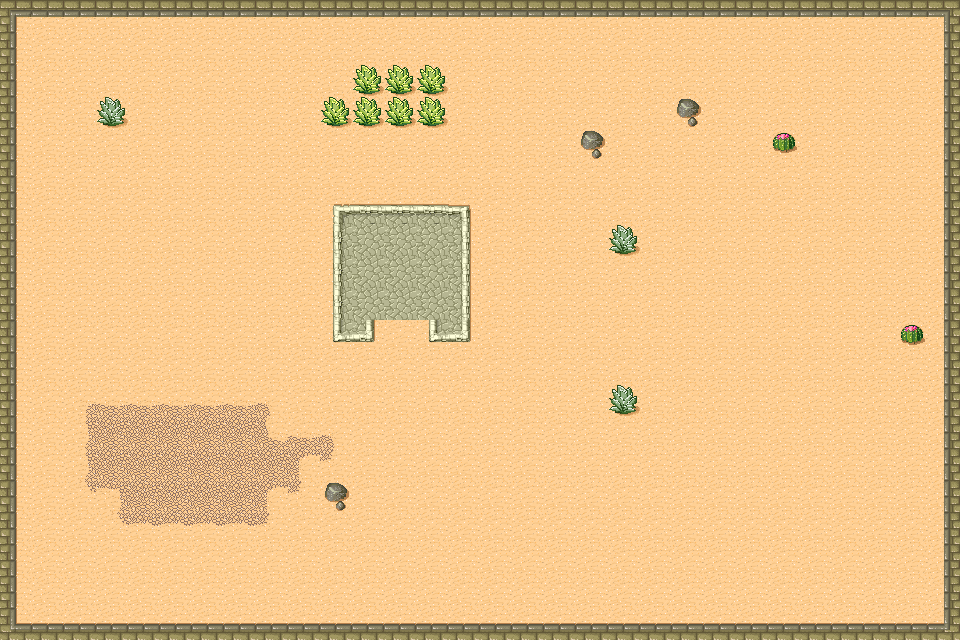

A level layout from a 2D game, rendered from its tile map. Below: a short description, then the map file with tile-grid data replaced by summaries:
An orthogonal 30x20 tile map with 32x32 px tiles, 2 tile layers (block, terrain), 2 tilesets.

<map version="1.0" orientation="orthogonal" renderorder="right-down" width="30" height="20" tilewidth="32" tileheight="32" nextobjectid="1">
 <tileset firstgid="1" name="tmw_desert_spacing" tilewidth="32" tileheight="32" spacing="1" margin="1" tilecount="48">
  <image source="tmw_desert_spacing.png" width="265" height="199" />
 </tileset>
 <tileset firstgid="49" name="meta_tiles" tilewidth="32" tileheight="32" spacing="1" margin="1" tilecount="2">
  <image source="meta_tiles.png" width="67" height="34" />
  <tile id="0">
   <properties>
    <property name="collide" value="True" />
   </properties>
  </tile>
  <tile id="1">
   <properties>
    <property name="collide" value="False" />
   </properties>
  </tile>
 </tileset>
 <layer name="block" width="30" height="20">
  <data>[600 cells, 600 non-empty, 2 distinct tile ids]</data>
 </layer>
 <layer name="terrain" width="30" height="20">
  <data>[600 cells, 600 non-empty, 32 distinct tile ids]</data>
 </layer>
</map>
